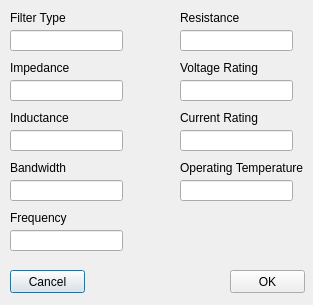
<?xml version="1.0" encoding="UTF-8"?>
<ui version="4.0">
 <class>filter_dlg</class>
 <widget class="QDialog" name="filter_dlg">
  <property name="geometry">
   <rect>
    <x>0</x>
    <y>0</y>
    <width>313</width>
    <height>305</height>
   </rect>
  </property>
  <property name="windowTitle">
   <string>Filter Properties</string>
  </property>
  <widget class="QLineEdit" name="box_operating_temperature">
   <property name="geometry">
    <rect>
     <x>180</x>
     <y>180</y>
     <width>113</width>
     <height>21</height>
    </rect>
   </property>
  </widget>
  <widget class="QLabel" name="lbl_operating_temperature">
   <property name="geometry">
    <rect>
     <x>180</x>
     <y>160</y>
     <width>151</width>
     <height>16</height>
    </rect>
   </property>
   <property name="text">
    <string>Operating Temperature</string>
   </property>
  </widget>
  <widget class="QLineEdit" name="box_inductance">
   <property name="geometry">
    <rect>
     <x>10</x>
     <y>130</y>
     <width>113</width>
     <height>21</height>
    </rect>
   </property>
  </widget>
  <widget class="QLabel" name="lbl_frequency">
   <property name="geometry">
    <rect>
     <x>10</x>
     <y>210</y>
     <width>111</width>
     <height>16</height>
    </rect>
   </property>
   <property name="text">
    <string>Frequency</string>
   </property>
  </widget>
  <widget class="QLineEdit" name="box_bandwidth">
   <property name="geometry">
    <rect>
     <x>10</x>
     <y>180</y>
     <width>113</width>
     <height>21</height>
    </rect>
   </property>
  </widget>
  <widget class="QLineEdit" name="box_current_rating">
   <property name="geometry">
    <rect>
     <x>180</x>
     <y>130</y>
     <width>113</width>
     <height>21</height>
    </rect>
   </property>
  </widget>
  <widget class="QLabel" name="lbl_resistance">
   <property name="geometry">
    <rect>
     <x>180</x>
     <y>10</y>
     <width>111</width>
     <height>16</height>
    </rect>
   </property>
   <property name="text">
    <string>Resistance</string>
   </property>
  </widget>
  <widget class="QLabel" name="lbl_inductance">
   <property name="geometry">
    <rect>
     <x>10</x>
     <y>110</y>
     <width>111</width>
     <height>16</height>
    </rect>
   </property>
   <property name="text">
    <string>Inductance</string>
   </property>
  </widget>
  <widget class="QLineEdit" name="box_voltage_rating">
   <property name="geometry">
    <rect>
     <x>180</x>
     <y>80</y>
     <width>113</width>
     <height>21</height>
    </rect>
   </property>
  </widget>
  <widget class="QLabel" name="lbl_current_rating">
   <property name="geometry">
    <rect>
     <x>180</x>
     <y>110</y>
     <width>111</width>
     <height>16</height>
    </rect>
   </property>
   <property name="text">
    <string>Current Rating</string>
   </property>
  </widget>
  <widget class="QLabel" name="lbl_type">
   <property name="geometry">
    <rect>
     <x>10</x>
     <y>10</y>
     <width>111</width>
     <height>16</height>
    </rect>
   </property>
   <property name="text">
    <string>Filter Type</string>
   </property>
  </widget>
  <widget class="QLineEdit" name="box_resistance">
   <property name="geometry">
    <rect>
     <x>180</x>
     <y>30</y>
     <width>113</width>
     <height>21</height>
    </rect>
   </property>
   <property name="text">
    <string/>
   </property>
  </widget>
  <widget class="QLineEdit" name="box_frequency">
   <property name="geometry">
    <rect>
     <x>10</x>
     <y>230</y>
     <width>113</width>
     <height>21</height>
    </rect>
   </property>
  </widget>
  <widget class="QLabel" name="lbl_impedance">
   <property name="geometry">
    <rect>
     <x>10</x>
     <y>60</y>
     <width>111</width>
     <height>16</height>
    </rect>
   </property>
   <property name="text">
    <string>Impedance</string>
   </property>
  </widget>
  <widget class="QLineEdit" name="box_filter_type">
   <property name="geometry">
    <rect>
     <x>10</x>
     <y>30</y>
     <width>113</width>
     <height>21</height>
    </rect>
   </property>
  </widget>
  <widget class="QLineEdit" name="box_impedance">
   <property name="geometry">
    <rect>
     <x>10</x>
     <y>80</y>
     <width>113</width>
     <height>21</height>
    </rect>
   </property>
  </widget>
  <widget class="QLabel" name="lbl_bandwidth">
   <property name="geometry">
    <rect>
     <x>10</x>
     <y>160</y>
     <width>111</width>
     <height>16</height>
    </rect>
   </property>
   <property name="text">
    <string>Bandwidth</string>
   </property>
  </widget>
  <widget class="QLabel" name="lbl_voltage_rating">
   <property name="geometry">
    <rect>
     <x>180</x>
     <y>60</y>
     <width>111</width>
     <height>16</height>
    </rect>
   </property>
   <property name="text">
    <string>Voltage Rating</string>
   </property>
  </widget>
  <widget class="QPushButton" name="btn_cancel">
   <property name="geometry">
    <rect>
     <x>10</x>
     <y>270</y>
     <width>75</width>
     <height>23</height>
    </rect>
   </property>
   <property name="text">
    <string>Cancel</string>
   </property>
  </widget>
  <widget class="QPushButton" name="btn_OK">
   <property name="geometry">
    <rect>
     <x>230</x>
     <y>270</y>
     <width>75</width>
     <height>23</height>
    </rect>
   </property>
   <property name="text">
    <string>OK</string>
   </property>
  </widget>
 </widget>
 <tabstops>
  <tabstop>box_filter_type</tabstop>
  <tabstop>box_impedance</tabstop>
  <tabstop>box_inductance</tabstop>
  <tabstop>box_bandwidth</tabstop>
  <tabstop>box_frequency</tabstop>
  <tabstop>box_resistance</tabstop>
  <tabstop>box_voltage_rating</tabstop>
  <tabstop>box_current_rating</tabstop>
  <tabstop>box_operating_temperature</tabstop>
  <tabstop>btn_OK</tabstop>
  <tabstop>btn_cancel</tabstop>
 </tabstops>
 <resources/>
 <connections/>
</ui>
